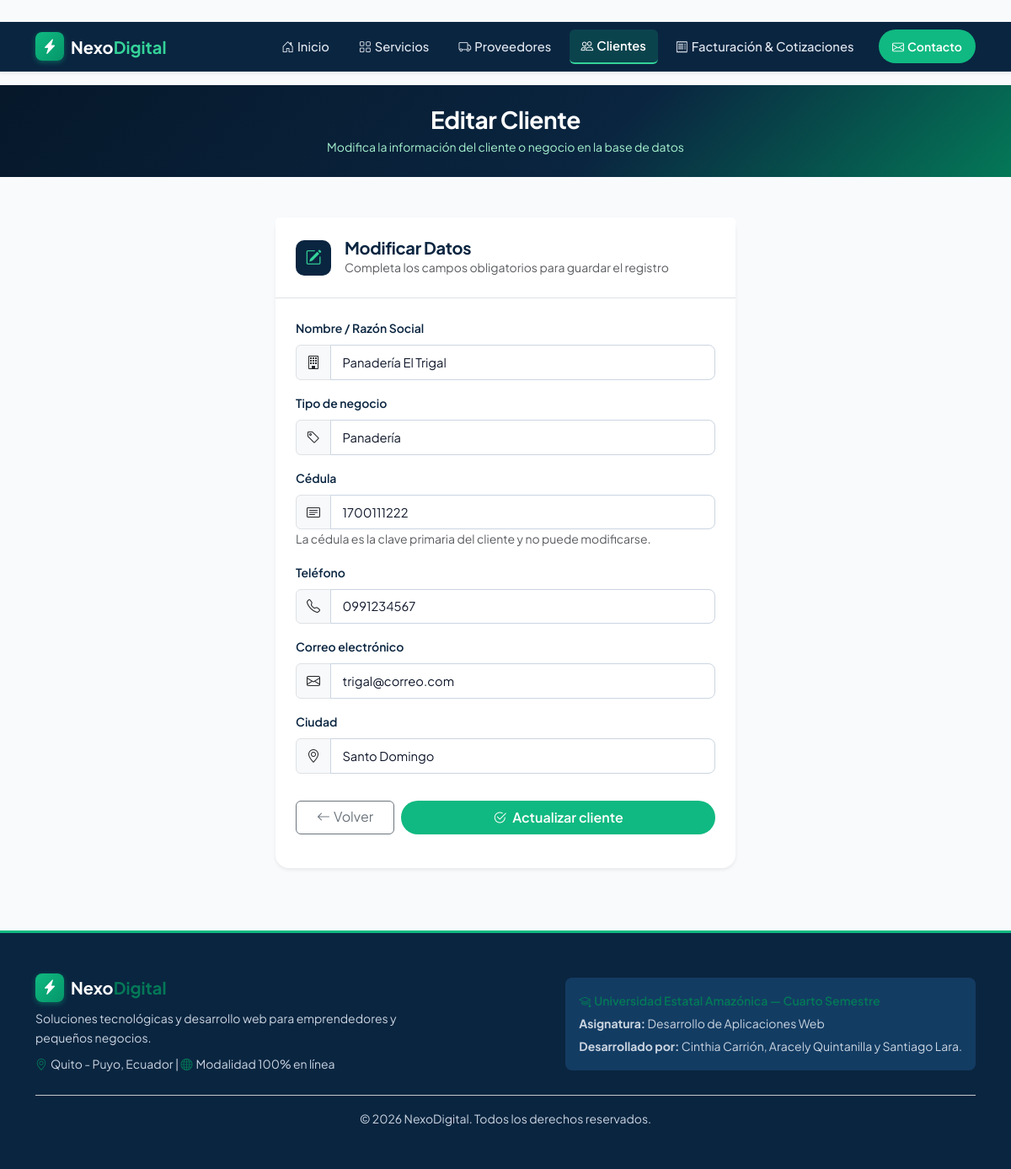
The app's page /clientes/editar/1700111222 with its own data.
### tables this page shows
CREATE TABLE clientes (
            cedula TEXT PRIMARY KEY,
            nombre TEXT NOT NULL,
            telefono TEXT NOT NULL,
            correo TEXT NOT NULL,
            negocio TEXT,
            ciudad TEXT NOT NULL
        );

### app.py (the view, shortened to what this page needs)
@app.route('/clientes/editar/<cedula>', methods=['GET', 'POST'])
def editar_cliente(cedula):
    conn = db.get_connection()
    cliente = conn.execute('SELECT * FROM clientes WHERE cedula = ?', (cedula,)).fetchone()
    if cliente is None:
        conn.close()
        flash('El cliente seleccionado no existe.', 'danger')
        return redirect(url_for('clientes'))
    form = ClienteForm(data=dict(cliente)) if request.method == 'GET' else ClienteForm()
    conn.close()
    return render_template('formulario_cliente.html', form=form, editando=True, cedula=cedula)

### db.py (called while the page is built)
def get_connection():
    os.makedirs(DATA_DIR, exist_ok=True)
    conn = sqlite3.connect(DB_PATH)
    conn.row_factory = sqlite3.Row       # permite leer filas como fila['nombre']
    conn.execute('PRAGMA foreign_keys = ON')  # SQLite exige activar las FK en cada conexión
    return conn

### templates/formulario_cliente.html (shortened to what this page needs)
﻿{% extends "base.html" %}
{% block content %}
<section class="page-header py-4 text-white">
    <div class="container text-center">
        <h1 class="h3 fw-bold mb-1">{{ 'Editar Cliente' if editando else 'Registrar Nuevo Cliente' }}</h1>
        <p class="text-light-emerald small mb-0">
            {{ 'Modifica la información del cliente o negocio en la base de datos' if editando else 'Agrega un nuevo cliente o negocio a la cartera comercial' }}
        </p>
    </div>
</section>
<section class="py-5">
    <div class="container">
        <div class="row justify-content-center">
            <div class="col-lg-6 col-md-8">
                <div class="card form-card shadow-sm border-0 rounded-4">
                    <div class="card-header bg-white p-4 border-bottom">
                        <div class="d-flex align-items-center gap-3">
                            <div class="form-icon-box">
                                <i class="bi {{ 'bi-pencil-square' if editando else 'bi-person-plus-fill' }}"></i>
                            </div>
                            <div>
                                <h2 class="h5 fw-bold text-navy mb-0">{{ 'Modificar Datos' if editando else 'Datos del Cliente' }}</h2>
                                <small class="text-muted">Completa los campos obligatorios para guardar el registro</small>
                            </div>
                        </div>
                    </div>
                    <div class="card-body p-4">
                        <form method="POST" novalidate>
                            <div class="mb-3">
                                {{ form.nombre.label(class="form-label fw-semibold text-navy small") }}
                                <div class="input-group">
                                    <span class="input-group-text bg-light"><i class="bi bi-building"></i></span>
                                    {{ form.nombre(class="form-control" + (" is-invalid" if form.nombre.errors else ""), placeholder="Ej: Panadería El Trigal", autocomplete="off") }}
                                </div>
                            </div>
                            <div class="mb-3">
                                {{ form.negocio.label(class="form-label fw-semibold text-navy small") }}
                                <div class="input-group">
                                    <span class="input-group-text bg-light"><i class="bi bi-tag"></i></span>
                                    {{ form.negocio(class="form-control" + (" is-invalid" if form.negocio.errors else ""), placeholder="Ej: Panadería y Pastelería") }}
                                </div>
                            </div>
                            <div class="mb-3">
                                {{ form.cedula.label(class="form-label fw-semibold text-navy small") }}
                                <div class="input-group">
                                    <span class="input-group-text bg-light"><i class="bi bi-card-text"></i></span>
                                    {{ form.cedula(class="form-control" + (" is-invalid" if form.cedula.errors else ""), placeholder="Ej: 1712345678", readonly=editando) }}
                                </div>
                                {% if editando %}
                                    <small class="text-muted">La cédula es la clave primaria del cliente y no puede modificarse.</small>
                                {% endif %}
                            </div>
                            <div class="mb-3">
                                {{ form.telefono.label(class="form-label fw-semibold text-navy small") }}
                                <div class="input-group">
                                    <span class="input-group-text bg-light"><i class="bi bi-telephone"></i></span>
                                    {{ form.telefono(class="form-control" + (" is-invalid" if form.telefono.errors else ""), placeholder="Ej: 0991234567") }}
                                </div>
                            </div>
                            <div class="mb-3">
                                {{ form.correo.label(class="form-label fw-semibold text-navy small") }}
                                <div class="input-group">
                                    <span class="input-group-text bg-light"><i class="bi bi-envelope"></i></span>
                                    {{ form.correo(class="form-control" + (" is-invalid" if form.correo.errors else ""), placeholder="Ej: contacto@negocio.com") }}
                                </div>
                            </div>
                            <div class="mb-4">
                                {{ form.ciudad.label(class="form-label fw-semibold text-navy small") }}
                                <div class="input-group">
                                    <span class="input-group-text bg-light"><i class="bi bi-geo-alt"></i></span>
                                    {{ form.ciudad(class="form-control" + (" is-invalid" if form.ciudad.errors else ""), placeholder="Ej: Santo Domingo, Quito, Puyo") }}
                                </div>
                            </div>
                            <div class="d-flex gap-2 pt-2">
                                <a href="{{ url_for('clientes') }}" class="btn btn-outline-secondary px-4">
                                    <i class="bi bi-arrow-left me-1"></i>Volver
                                </a>
                                <button type="submit" class="btn btn-verde flex-grow-1 py-2">
                                    <i class="bi {{ 'bi-check2-circle' if editando else 'bi-person-check' }} me-1"></i>
                                    {{ 'Actualizar cliente' if editando else 'Guardar cliente' }}
                                </button>
                            </div>
                        </form>
                    </div>
                </div>
            </div>
        </div>
    </div>
</section>
{% endblock %}

### static/css/estilo.css (style rules this page uses)
:root { --navy: #0A2540; --navy-dark: #06182a; --navy-light: #133c63; --navy-subtle: #e6edf5; --emerald: #10b981; --emerald-dark: #047857; --emerald-subtle: #d1fae5; --emerald-text: #065f46; --mint-bright: #34d399; --amber: #f59e0b; --amber-subtle: #fef3c7; --amber-text: #92400e; --rose: #ef4444; --rose-subtle: #fee2e2; --rose-text: #991b1b; --bg-body: #f8fafc; --bg-card: #ffffff; --text-heading: #0f172a; --text-body: #334155; --text-muted: #475569; --border-color: #e2e8f0; --radius-sm: 8px; --radius-md: 12px; --radius-lg: 18px; --shadow-sm: 0 2px 6px rgba(15, 23, 42, 0.04); --shadow-md: 0 4px 16px rgba(15, 23, 42, 0.06); --shadow-hover: 0 10px 24px rgba(15, 23, 42, 0.10); }
body { font-family: 'Plus Jakarta Sans', -apple-system, BlinkMacSystemFont, 'Segoe UI', Roboto, sans-serif; background-color: var(--bg-body); color: var(--text-body); line-height: 1.65; -webkit-font-smoothing: antialiased; }
h1, h2, h3, h4, h5, h6 { color: var(--text-heading); font-weight: 700; letter-spacing: -0.015em; }
.text-navy { color: var(--navy) !important; }
.text-light-emerald { color: #a7f3d0 !important; }
.hero-section, .page-header { background: linear-gradient(135deg, #06182a 0%, #0A2540 60%, #047857 100%); position: relative; overflow: hidden; }
.hero-section h1, .page-header h1 { color: #ffffff !important; }
.btn-verde { background-color: var(--emerald); color: #ffffff !important; border-radius: 50px; border: none; font-weight: 600; padding: 0.6rem 1.4rem; transition: all 0.2s ease; }
.card { border-radius: var(--radius-md); background-color: var(--bg-card); border: 1px solid var(--border-color); box-shadow: var(--shadow-sm); transition: transform 0.2s ease, box-shadow 0.2s ease; }
.form-icon-box { width: 42px; height: 42px; border-radius: 10px; background-color: var(--navy); color: var(--mint-bright); display: inline-flex; align-items: center; justify-content: center; font-size: 1.2rem; }
.form-control, .form-select { border-radius: 8px; padding: 0.55rem 0.85rem; border: 1px solid #cbd5e1; font-size: 0.92rem; color: var(--text-heading); background-color: #ffffff; transition: border-color 0.2s ease, box-shadow 0.2s ease; }

### records on screen
clientes: nombre "Panadería El Trigal", negocio "Panadería", cedula "1700111222", telefono "0991234567", correo "trigal@correo.com", ciudad "Santo Domingo"

### other values on screen
{{ 'Editar Cliente' if editando else 'Registrar Nuevo Cliente' }} "Editar Cliente"
{{ 'Modificar Datos' if editando else 'Datos del Cliente' }} "Modificar Datos"
{{ 'Actualizar cliente' if editando else 'Guardar cliente' }} "Actualizar cliente"
